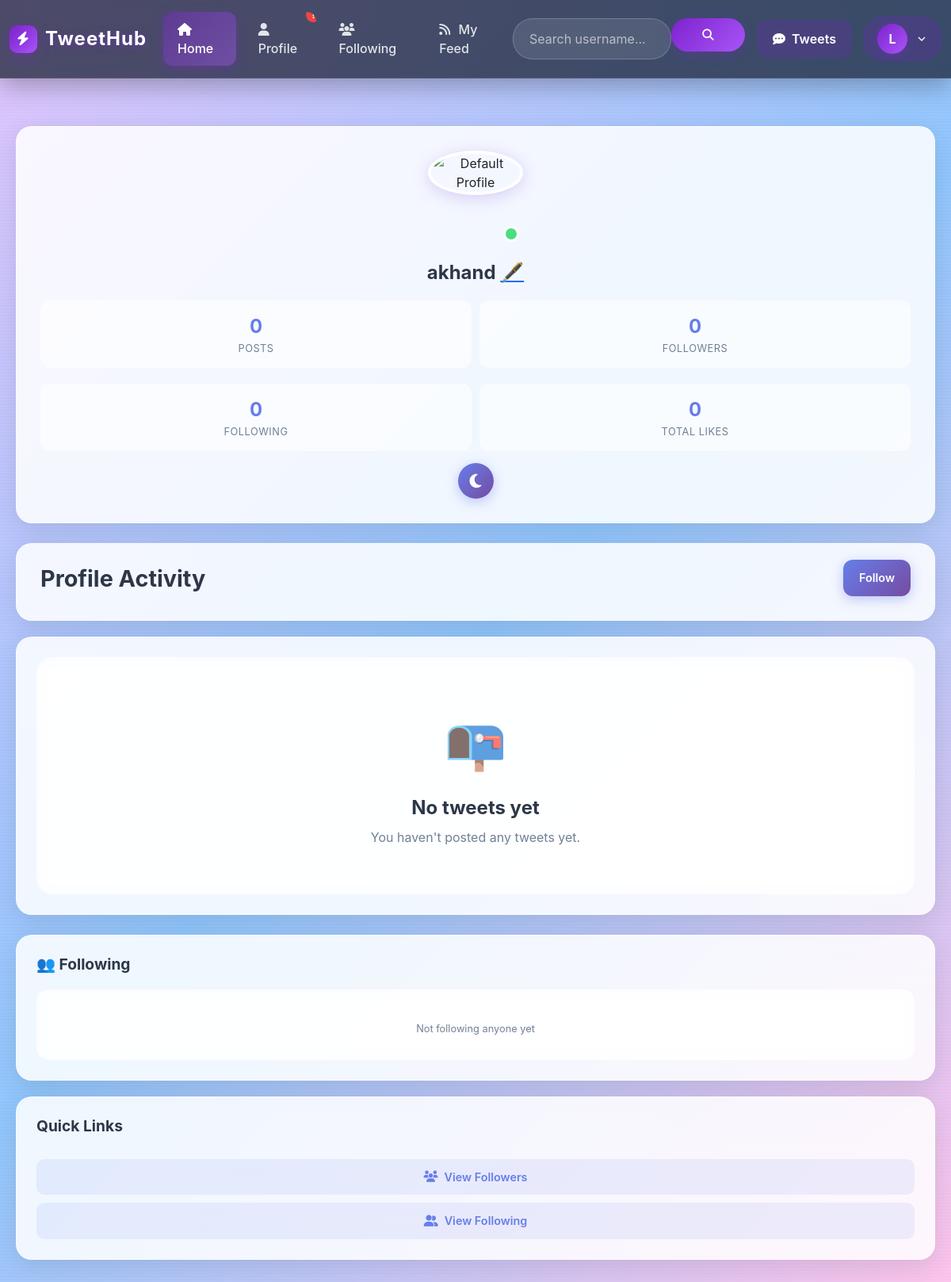
The page /tweet/profile/akhand/ (signed in) on the database its author committed.
### tweet/models.py (models this page shows, shortened)
class UserProfile(models.Model):
    user = models.OneToOneField(User, on_delete=models.CASCADE)
    profession = models.CharField(max_length=100, blank=True)
    email = models.CharField(max_length=200)
    is_verified=models.BooleanField(default=False)
    bio = models.TextField(blank=True)
    profile_photo = models.ImageField(upload_to='profile_photos/', blank=True, null=True)
    followers = models.ManyToManyField(
        User, related_name='following', blank=True
    )
    @property
    def following_count(self):
        return self.user.following.count()
    @property
    def followers_count(self):
        return self.followers.count()
    def total_likes_received(self):
        return Tweet.objects.filter(user=self.user).aggregate(
            total_likes=Count('likes')
        )['total_likes'] or 0

### tweet/views.py (the view)
# urls.py: path('profile/<str:username>/', views.profile_detail, name='profile_detail'),
@login_required
def profile_detail(request, username):
    try:
        profile = UserProfile.objects.get(user__username=username)
    except UserProfile.DoesNotExist:
        if request.user.username == username:
            return redirect('create_profile')
        else:
            raise Http404("Profile does not exist")
    profile_user = profile.user
    following_profiles = UserProfile.objects.filter(followers=profile_user)
    following_users = [p.user for p in following_profiles]
    all_tweets = Tweet.objects.filter(user=profile_user).order_by('-updated_at')
    tweets_count = all_tweets.count()
    tweets_display = all_tweets[:4]
    return render(request, 'profile_detail.html', {
        'profile': profile,
        'following': following_users,
        'profile_user': profile_user,
        'tweets': tweets_display,
        'all_tweets_count': tweets_count,
    })

### tweet/templates/profile_detail.html (shortened to what this page needs)
{% extends 'layout.html' %}
{% block content %}
<div class="dashboard">
    <div class="left-sidebar">
        <div class="profile-card">
            <div class="profile-photo-wrapper">
                {% if profile.profile_photo %}
                <img src="{{ profile.profile_photo.url }}" alt="Profile" class="profile-photo">
                {% else %}
                <img src="https://images.unsplash.com/photo-1535713875002-d1d0cf377fde?w=150&h=150&fit=crop"
                    alt="Default Profile" class="profile-photo">
                {% endif %}
                <div class="status-indicator"></div>
            </div>
            <h2 class="profile-name">{{ profile.user.username }} <a href="{% url 'edit_profile' %}">🖋️</a></h2>
            <div class="stats-grid">
                <div class="stat-box">
                    <div class="stat-number">{{ profile.user.tweet_set.count|default:"0" }}</div>
                    <div class="stat-label">Posts</div>
                </div>
                <div class="stat-box">
                    <div class="stat-number">{{ profile.followers_count }}</div>
                    <div class="stat-label">Followers</div>
                </div>
            </div>
            <div class="stats-grid">
                <div class="stat-box">
                    <div class="stat-number">{{ profile.following_count }}</div>
                    <div class="stat-label">Following</div>
                </div>
                <div class="stat-box">
        <div class="stat-number">{{ profile.total_likes_received|default:"0" }}</div>
        <div class="stat-label">Total Likes</div>
                </div>
            </div>
            <div class="theme-toggle-wrapper">
                <button class="theme-toggle" onclick="toggleTheme()" title="Toggle Dark/Light Mode">
                    <i class="fas fa-moon" id="theme-icon"></i>
                </button>
            </div>
        </div>
    </div>
    <div class="main-content">
        <div class="header-bar">
            <h1 class="header-title">Profile Activity</h1>
             {% if request.user == profile.user %}
            <a href="{% url 'tweet_create' %}" class="btn btn-primary">Create Tweet</a>
            {% else %}
            <form method="post" action="{% url 'follow_user' profile.user.username %}">
                {% if request.user in profile.followers.all %}
                <button type="submit" class="btn btn-secondary">Following</button>
                {% else %}
                <button type="submit" class="btn btn-primary">Follow</button>
                {% endif %}
            </form>
            {% endif %}
        </div>
       <div class="post-card">
    {% if tweets %}
        <div class="masonry-grid" id="tweetsGrid">
            {% for tweet in tweets %}
            <div class="tweet-card"
                 data-tweet-id="{{ tweet.id }}"
                 data-tweet-text="{{ tweet.text }}"
                 data-tweet-photo="{% if tweet.photo %}{{ tweet.photo.url }}{% endif %}"
                 data-tweet-username="{{ tweet.user.username }}"
                 data-tweet-date="{{ tweet.updated_at|date:'M d, Y' }}"
                 data-tweet-userphoto="{% if tweet.user.userprofile.profile_photo %}{{ tweet.user.userprofile.profile_photo.url }}{% endif %}"
                 data-tweet-likes="{{ tweet.total_likes }}">
                {% if tweet.photo %}
                    <img src="{{ tweet.photo.url }}" class="tweet-image" alt="Tweet Photo">
                {% else %}
                    <div class="tweet-text-only">
                        <p>{{ tweet.text|truncatewords:20 }}</p>
                    </div>
                {% endif %}
                <div class="tweet-actions">
                    <form method="post" action="{% url 'like_tweet' tweet.id %}" class="like-form">
                        {% csrf_token %}
                        <button type="submit" class="like-btn">
                            <span class="like-icon">❤️</span>
                            <span class="like-count">{{ tweet.total_likes }}</span>
                        </button>
                    </form>
                </div>
            </div>
            {% endfor %}
        </div>
        {% if all_tweets_count > 4 %}
        <div class="show-more-container" style="text-align: center; margin-top: 20px;">
           <a href="{% url 'my_feed' %}">
 <button id="showMoreBtn" class="show-more-btn">
                +{{ all_tweets_count|add:"-4" }} more posts
            </button>
           </a>
        </div>
        {% endif %}
    {% else %}
        <div class="empty-state">
            <div class="empty-state-icon">📭</div>
            <h2 class="empty-state-title">No tweets yet</h2>
            <p class="empty-state-text">You haven't posted any tweets yet.</p>
        </div>
    {% endif %}
</div>
    </div>
    <div class="right-sidebar">
        <div class="widget-card">
            <h3 class="widget-title">👥 Following</h3>
            {% if following %}
            <div class="horizontal-following-grid">
                {% for user in following|slice:":4" %}
                <div class="horizontal-user-item">
                    <a href="{% url 'profile_detail' user.username %}" class="horizontal-avatar-link">
                        {% if user.userprofile and user.userprofile.profile_photo %}
                            <img src="{{ user.userprofile.profile_photo.url }}"
                                 alt="{{ user.username }}"
                                 class="horizontal-profile-photo">
                        {% else %}
                            <div class="horizontal-default-avatar">
                                <span class="horizontal-avatar-initial">{{ user.username|first|upper }}</span>
                            </div>
                        {% endif %}
                    </a>
                    <a href="{% url 'profile_detail' user.username %}" class="horizontal-username">
                        {{ user.username|truncatechars:8 }}
                    </a>
                </div>
                {% endfor %}
            </div>
            {% if following|length > 4 %}
            <div style="text-align: center; margin-top: 15px;">
                <a href="{% url 'following_list' profile.user.username %}"
                   class="profile-link"
                   style="display: inline-flex; padding: 8px 16px; font-size: 0.8rem;">
                    +{{ following|length|add:"-4" }} more
                </a>
            </div>
            {% endif %}
            {% else %}
            <div class="empty-following-horizontal">
                <p class="empty-text-horizontal">Not following anyone yet</p>
            </div>
            {% endif %}
        </div>
        <div class="widget-card" style="display: flex;flex-direction: column; gap: 10px;">
            <h3 class="widget-title">Quick Links</h3>
            <a href="{% url 'followers_list' profile.user.username %}" class="profile-link">
                <i class="fas fa-users"></i> View Followers
            </a>
            <a href="{% url 'following_list' profile.user.username %}" class="profile-link">
                <i class="fas fa-user-friends"></i> View Following
            </a>
        </div>
    </div>
</div>
{% endblock %}

### templates/header.html (shortened to what this page needs)
{% load static %}
<!DOCTYPE html>
<html lang="en">
<head>
  <link href="https://cdn.jsdelivr.net/npm/bootstrap@5.3.8/dist/css/bootstrap.min.css" rel="stylesheet"
>
  <link rel="stylesheet" href="https://cdnjs.cloudflare.com/ajax/libs/font-awesome/6.4.0/css/all.min.css">
</head>
<body>
  <nav class="navbar navbar-expand-lg" id="mainNav">
    <div class="container-fluid">
      <a class="navbar-brand" href="{% url 'home' %}">
        <div class="brand-icon">
          <i class="fas fa-bolt"></i>
        </div>
        <span>TweetHub</span>
      </a>
      <div class="collapse navbar-collapse" id="navbarSupportedContent">
        <ul class="navbar-nav me-auto mb-2 mb-lg-0">
          <li class="nav-item">
            <a class="nav-link active" aria-current="page" href="{% url 'home' %}">
              <i class="fas fa-home"></i> Home
            </a>
          </li>
          {% if user.is_authenticated and user.username %}
          <li class="nav-item">
            <a class="nav-link" href="{% url 'profile_detail' username=user.username %}">
              <i class="fas fa-user"></i> Profile
              {% if not user.userprofile %}
        <span class="profile-incomplete-badge" title="Complete your profile">!</span>
        {% endif %}
            </a>
          </li>
          <li class="nav-item">
            <a class="nav-link" href="{% url 'following_feed' %}">
              <i class="fas fa-users"></i> Following
            </a>
          </li>
          <li class="nav-item">
            <a class="nav-link" href="{% url 'my_feed' %}">
              <i class="fas fa-rss"></i> My Feed
            </a>
          </li>
          {% endif %}
        </ul>
        <form method="GET" action="{% url 'search' %}" class="search-form d-flex me-3" role="search">
          <input type="text" name="q" placeholder="Search username..." class="form-control">
          <button type="submit" class="btn">
            <i class="fas fa-search"></i>
          </button>
        </form>
        <a href="{% url 'tweet_list' %}" class="me-3 tweets-link">
          <i class="fas fa-comment-dots"></i> Tweets
        </a>
        {% if user.is_authenticated %}
        <div class="user-menu">
          <div class="avatar-container" id="avatarContainer">
            <div class="avatar">
              {{ user.username.0|upper }}
            </div>
            <svg class="dropdown-icon" width="16" height="16" viewBox="0 0 24 24" fill="none" stroke="currentColor" stroke-width="2">
              <polyline points="6 9 12 15 18 9"></polyline>
            </svg>
          </div>
        </div>
        {% else %}
        <div class="d-flex gap-2">
          <a href="{% url 'login' %}"><button class="btn-login">Login</button></a>
          <a href="{% url 'register' %}"><button class="btn-register">Register</button></a>
        </div>
        {% endif %}
      </div>
    </div>
  </nav>
</body>
</html>

### templates/header.html (style rules this page uses)
* { margin: 0; padding: 0; box-sizing: border-box; }
body { font-family: -apple-system, BlinkMacSystemFont, 'Segoe UI', 'Roboto', sans-serif; background: linear-gradient(135deg, #e0c3fc 0%, #8ec5fc 50%, #fbc2eb 100%); min-height: 100vh; position: relative; }
body::before { content: ''; position: fixed; top: 0; left: 0; width: 100%; height: 100%; background-image: repeating-linear-gradient(0deg, transparent, transparent 2px, rgba(255,255,255,.03) 2px, rgba(255,255,255,.03) 4px); pointer-events: none; z-index: 1; }
#mainNav { background: rgba(15, 23, 42, 0.7); backdrop-filter: blur(20px); border-bottom: 1px solid rgba(255, 255, 255, 0.1); box-shadow: 0 8px 32px rgba(0, 0, 0, 0.3); padding: 15px 0; position: sticky; top: 0; z-index: 1000; transition: all 0.3s ease; }
#mainNav .navbar-brand { color: #ffffff; font-weight: 700; font-size: 1.5rem; letter-spacing: 1px; text-shadow: 0 2px 10px rgba(126, 34, 206, 0.5); display: flex; align-items: center; gap: 10px; }
.brand-icon { width: 35px; height: 35px; background: linear-gradient(135deg, #7e22ce 0%, #a855f7 100%); border-radius: 10px; display: flex; align-items: center; justify-content: center; box-shadow: 0 4px 15px rgba(126, 34, 206, 0.4); }
.brand-icon i { color: white; font-size: 1.1rem; }
#mainNav .nav-link { color: rgba(255, 255, 255, 0.85); font-weight: 500; padding: 10px 18px; margin: 0 5px; border-radius: 12px; transition: all 0.3s ease; position: relative; overflow: hidden; }
#mainNav .nav-link::before { content: ''; position: absolute; top: 0; left: -100%; width: 100%; height: 100%; background: linear-gradient(135deg, rgba(126, 34, 206, 0.3) 0%, rgba(168, 85, 247, 0.3) 100%); transition: left 0.3s ease; border-radius: 12px; }
#mainNav .nav-link.active { color: #ffffff; background: linear-gradient(135deg, rgba(126, 34, 206, 0.4) 0%, rgba(168, 85, 247, 0.4) 100%); box-shadow: 0 4px 15px rgba(126, 34, 206, 0.3); }
#mainNav .nav-link i { margin-right: 6px; }
.search-form { position: relative; }
.search-form input { background: rgba(255, 255, 255, 0.1); border: 1px solid rgba(255, 255, 255, 0.2); border-radius: 25px; padding: 10px 20px; color: white; transition: all 0.3s ease; min-width: 200px; }
.search-form input::placeholder { color: rgba(255, 255, 255, 0.6); }
.search-form .btn { background: linear-gradient(135deg, #7e22ce 0%, #a855f7 100%); border: none; color: white; border-radius: 25px; padding: 10px 20px; font-weight: 600; transition: all 0.3s ease; box-shadow: 0 4px 15px rgba(126, 34, 206, 0.3); }
.tweets-link { color: white; text-decoration: none; padding: 10px 18px; background: rgba(126, 34, 206, 0.2); border-radius: 12px; font-weight: 600; transition: all 0.3s ease; display: inline-flex; align-items: center; gap: 8px; border: 1px solid rgba(126, 34, 206, 0.3); }
.user-menu { position: relative; }
.avatar-container { display: flex; align-items: center; gap: 10px; padding: 8px 16px; background: rgba(126, 34, 206, 0.2); border-radius: 25px; cursor: pointer; transition: all 0.3s ease; border: 1px solid rgba(126, 34, 206, 0.3); }
.avatar { width: 38px; height: 38px; border-radius: 50%; background: linear-gradient(135deg, #7e22ce 0%, #a855f7 100%); display: flex; align-items: center; justify-content: center; color: white; font-weight: 700; font-size: 1rem; box-shadow: 0 2px 10px rgba(126, 34, 206, 0.4); }
.dropdown-icon { color: white; transition: transform 0.3s ease; }
.profile-incomplete-badge { position: absolute; top: -5px; right: -5px; background: #ef4444; color: white; border-radius: 50%; width: 18px; height: 18px; font-size: 12px; font-weight: bold; display: flex; align-items: center; justify-content: center; animation: pulse 2s infinite; }
.nav-item { position: relative; }

### rows shown on the page
UserProfile: user.username "akhand", user.tweet_set.count "0", followers_count "0", following_count "0", total_likes_received "0"

### other values the page prints
{{ user.username.0|upper }} "L"
